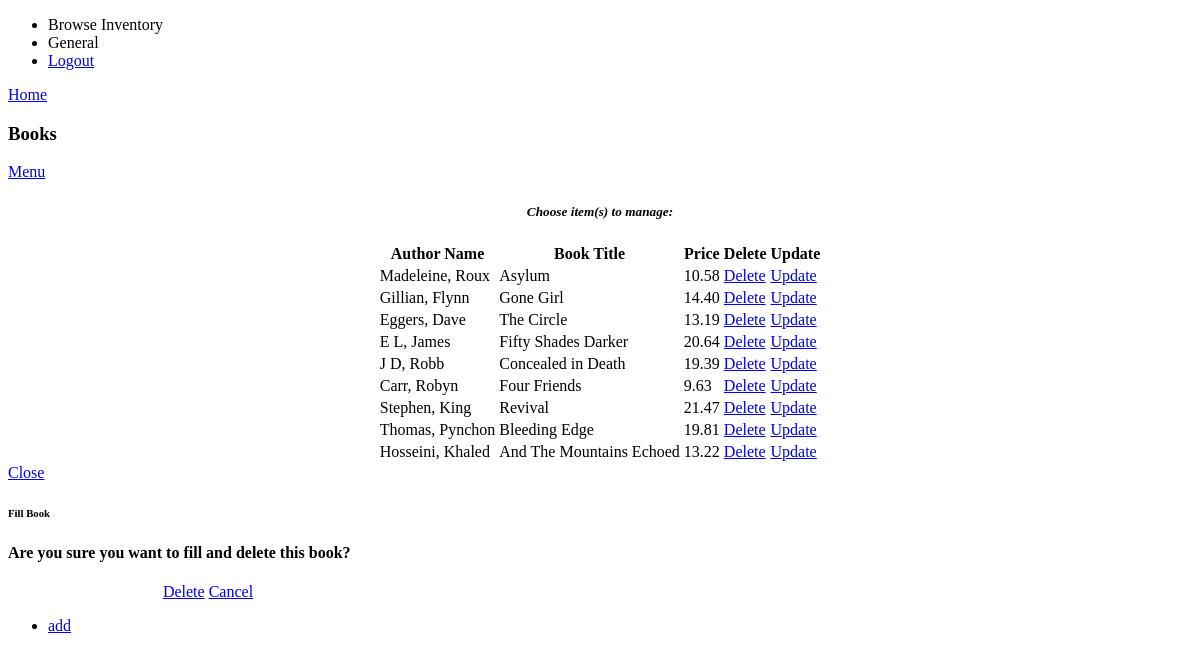
Screenshot of /inventory/books.php (signed in) with the database file from the repository.
### tables this page shows
CREATE TABLE IF NOT EXISTS `books` (
  `isbn` bigint(13) NOT NULL,
  `title` varchar(255) DEFAULT NULL,
  `authorfirst` varchar(255) DEFAULT NULL,
  `authorlast` varchar(255) DEFAULT NULL,
  `price` double DEFAULT NULL,
  `reservationid` int(10) DEFAULT NULL,
  PRIMARY KEY (`isbn`)
);

### inventory/books.php (the view, shortened to what this page needs)
<?php
if ($_SESSION['accttype'] != "admin"){
	echo "You do not have rights to see this page, Please contact your local admin!";
	exit();
} else {
?>
<!DOCTYPE html>
<html>
<head>
<link rel="stylesheet" href="http://code.jquery.com/mobile/1.4.2/jquery.mobile-1.4.2.min.css" />
<link rel="stylesheet" href="../css/style.css" type="text/css"/>
<link rel="stylesheet" href="../css/small.css" type="text/css" />
</head>
<body>
 <div data-role="page" class="page" id="books">
	<section data-role="panel" id="panel" data-position="right" data-display="overlay">
		<ul data-role="listview">
			<li data-role="list-divider">Browse Inventory</li>
			<li data-role="list-divider">General</a></li>
			<li><a href="../home/logout.php" class="ui-icon-lock">Logout</a></li>
		</ul>
	</section>
	<header data-role="header" data-theme="b" class="acct-header-grid ui-grid-b">
		<div class="ui-block-a">
			<a href="inventory.php"
				data-role="button" data-icon="arrow-l" data-iconpos="notext" data-inline="true"
				class="ui-nodisc-icon ui-btn-left ui-corner-all" style="background:transparent; margin: 5px 0px;">Home</a>
		</div>
		<div class="ui-block-b">
			<h3 class="ui-title"> Books </h3>
		</div>
		<div class="ui-block-c">
			<a href="#panel"
				data-role="button" data-icon="bars" data-iconpos="notext" data-inline="true"
				class="ui-nodisc-icon ui-btn-right ui-corner-all" style="background:transparent; margin: 5px 0px;">Menu</a>
		</div>
	</header>
	<section data-role="content" class="ui-content">
	<h5 style="text-align: center; font-style:italic;" >Choose item(s) to manage:</h5>
				<?php
					$query = "SELECT * FROM books";
					$result = mysqli_query($con, $query) or die (mysqli_error($con));
					echo "<center><table data-role=\"table\"  data-mode=\"columntoggle\" id=\"books_table\" class=\"ui-responsive table-stripe my-custom-class\"  data-column-btn-theme=\"b\" data-column-btn-text=\"Change data display\" data-column-popup-theme=\"a\">
					<thead>
							<tr>
								<th data-priority=\"1\">Author Name</th>
								<th data-priority=\"2\">Book Title</th>
								<th data-priority=\"3\">Price</th>
								<th>Delete</th>
								<th>Update</th>
							</tr>
					</thead>
					</center>";
					while($row = mysqli_fetch_array($result, MYSQLI_ASSOC))
					{
						echo "<tr><td>".$row['authorlast'].", ".$row['authorfirst']."</td>";
						echo "<td>".$row['title']."</td>";
						echo "<td>". number_format($row['price'], 2)."</td>";
						echo "<td><a href='#delete' data-rel='popup' data-position-to='window' data-transition='pop' onclick='sessionStorage.isbn=" . $row['isbn'] . "'>Delete</a></td>";
						echo "<td><a href='updatebook.php?isbn=" .$row['isbn'] . "'>Update</a></td></tr>";
					}
				?>
		<div data-role="popup" id="delete" data-overlay-theme="b" data-theme="b" data-dismissible="false" style="max-width:400px;">
		<a href="#" data-rel="back" class="ui-btn ui-corner-all ui-shadow ui-btn-a ui-icon-delete ui-btn-icon-notext ui-btn-right">Close</a>
		<header data-role="header" data-theme="a"><h6>Fill Book</h6></header>
		<div role="main" class="ui-content">
			<h4 class="ui-title">Are you sure you want to fill and delete this book?</h4>
					<center><a href="#" id="deletebook" class="ui-btn ui-corner-all ui-shadow ui-btn-inline ui-btn-b" data-rel="back" data-transition="flow">Delete</a>
						<a href="#" class="ui-btn ui-corner-all ui-shadow ui-btn-inline ui-btn-b" data-rel="back">Cancel</a></center>
		</div>
    </div>
	<footer data-role="footer" data-position="fixed" data-theme="b" data-tap-toggle="false" class="manage-footer ui-grid-c">
	<div data-role="navbar" class="manage-footer">
            <ul>
                <li><a href="addbook.php" data-icon="plus" data-iconpos="top" />add</a></li>
            </ul>
	</div>
	</footer>
 </div>
 <?php
	}
 ?>
 </body>
 </html>

### css/style.css (style rules this page uses)
html, body { height: 100%; }
.acct-header-grid.ui-grid-b .ui-block-a { width: 15%; margin-top: 5px; }
.acct-header-grid.ui-grid-b .ui-block-b { width: 70%; margin-top: 5px; padding:0; }
.acct-header-grid.ui-grid-b .ui-block-c { width: 15%; margin-top: 5px; }

### rows the page displays
books: authorlast "Madeleine", authorfirst "Roux", title "Asylum", price "10.58"
books: authorlast "Gillian", authorfirst "Flynn", title "Gone Girl", price "14.40"
books: authorlast "Eggers", authorfirst "Dave", title "The Circle", price "13.19"
books: authorlast "E L", authorfirst "James", title "Fifty Shades Darker", price "20.64"
books: authorlast "J D", authorfirst "Robb", title "Concealed in Death", price "19.39"
books: authorlast "Carr", authorfirst "Robyn", title "Four Friends", price "9.63"
books: authorlast "Stephen", authorfirst "King", title "Revival", price "21.47"
books: authorlast "Thomas", authorfirst "Pynchon", title "Bleeding Edge", price "19.81"
books: authorlast "Hosseini", authorfirst "Khaled", title "And The Mountains Echoed", price "13.22"
